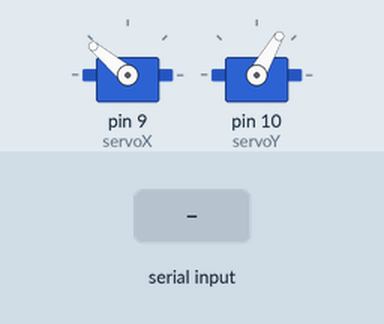
This sketch was run on a simulated Arduino Uno, built with avr-gcc and run on an emulated ATmega328P. Shown: 2 × servo. The inputs (shaded band) are chosen by the test bench.

Above: at 1.2 s.
1.3 s: "90,45\n" received over Serial
At 2.3 s:
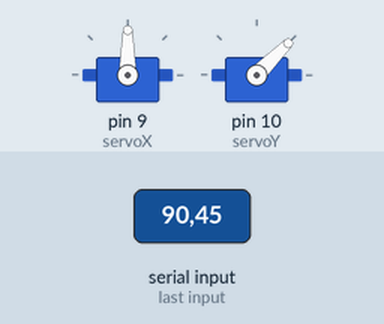
2.8 s: "30,150\n" received over Serial
At 3.4 s:
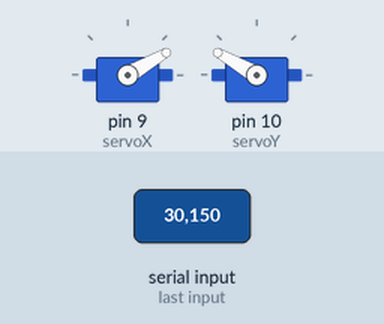
4.3 s: "1,90\n" received over Serial
At 5.7 s:
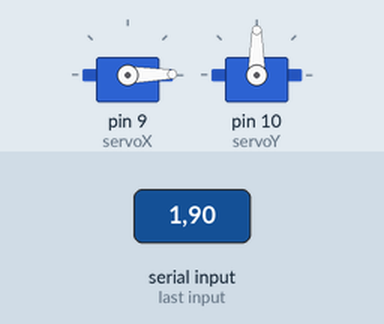
Timing chart, 0 to 7.3 s (numbered marks = the images above; inputs shaded):
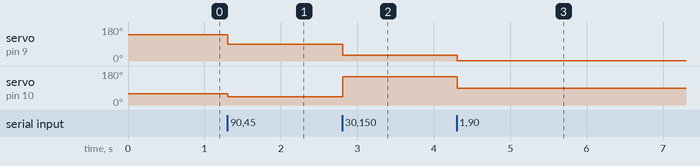

The sketch:

turret_integration.ino
```cpp
/* #include <Servo.h>

Servo servoX;  // Servo para eje X (pan)
Servo servoY;  // Servo para eje Y (tilt)

int posX = 90;  // Posición inicial del servo X
int posY = 90;  // Posición inicial del servo Y

void setup() {
  Serial.begin(9600);
  servoX.attach(11);  // Servo X en pin 11
  servoY.attach(9);   // Servo Y en pin 9
  servoX.write(posX);
  servoY.write(posY);
  Serial.println("Sistema listo");
}

void loop() {
  if (Serial.available() > 0) {
    String data = Serial.readStringUntil('\n');  // Lee la línea completa
    Serial.println("Datos crudos: " + data);

    // Parsear los datos de "X<angleX>Y<angleY>"
    int xIndex = data.indexOf('X');
    int yIndex = data.indexOf('Y');

    if (xIndex != -1 && yIndex != -1) {
      int angleX = data.substring(xIndex + 1, yIndex).toInt();
      int angleY = data.substring(yIndex + 1).toInt();

      Serial.print("Ángulo X recibido: ");
      Serial.println(angleX);
      Serial.print("Ángulo Y recibido: ");
      Serial.println(angleY);

      // Limita los ángulos para asegurar que estén en el rango de 0 a 180 grados
      posX = constrain(angleX, 0, 180);
      posY = constrain(angleY, 0, 180);

      // Mueve los servos a las posiciones ajustadas
      servoX.write(posX);
      servoY.write(posY);

      Serial.print("Servo X movido a: ");
      Serial.println(posX);
      Serial.print("Servo Y movido a: ");
      Serial.println(posY);
    } else {
      Serial.println("Comando no válido");
    }
  }
}
 */


/* #include <Servo.h>

Servo servoX, servoY;

void setup() {
  servoX.attach(9); // Pin para el servo X
  servoY.attach(11); // Pin para el servo Y
  Serial.begin(9600);
}

void loop() {
  if (Serial.available()) {
    String data = Serial.readStringUntil('\n'); // Leer hasta el fin de línea
    int separator = data.indexOf(',');          // Separar valores con coma
    if (separator > 0) {
      int posX = data.substring(0, separator).toInt();    // Obtener posición X
      int posY = data.substring(separator + 1).toInt();  // Obtener posición Y
      servoX.write(posX); // Mover servo X
      servoY.write(posY); // Mover servo Y
    }
  }
} */


#include <Servo.h>

Servo servoX;
Servo servoY;

void setup() {
  Serial.begin(9600);
  servoX.attach(9);  // Pin al que está conectado el servo X
  servoY.attach(10); // Pin al que está conectado el servo Y
  servoY.write(60);
  servoX.write(140);
}

void loop() {
  if (Serial.available() > 0) {
    String data = Serial.readStringUntil('\n');
    int commaIndex = data.indexOf(',');
    if (commaIndex > 0) {
      int xPos = data.substring(0, commaIndex).toInt();
      int yPos = data.substring(commaIndex + 1).toInt();
      servoX.write(xPos); // Mover servo X
      servoY.write(yPos); // Mover servo Y
    }
  }
}
```

Measured:
- after the input at 1.3 s, servo on pin 9 (servoX): 140° → 90° at once; servo on pin 10 (servoY): 60° → 45° at once
- after the input at 2.8 s, servo on pin 9 (servoX): 90° → 30° at once; servo on pin 10 (servoY): 45° → 150° at once
- after the input at 4.3 s, servo on pin 9 (servoX): 30° → 1° at once; servo on pin 10 (servoY): 150° → 90° at once
